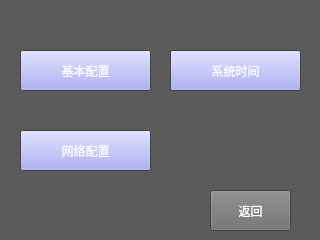
<?xml version="1.0" encoding="UTF-8"?>
<ui version="4.0">
 <class>Advancedsetup</class>
 <widget class="QWidget" name="Advancedsetup">
  <property name="geometry">
   <rect>
    <x>0</x>
    <y>0</y>
    <width>320</width>
    <height>240</height>
   </rect>
  </property>
  <property name="palette">
   <palette>
    <active>
     <colorrole role="Base">
      <brush brushstyle="SolidPattern">
       <color alpha="255">
        <red>255</red>
        <green>255</green>
        <blue>255</blue>
       </color>
      </brush>
     </colorrole>
     <colorrole role="Window">
      <brush brushstyle="SolidPattern">
       <color alpha="255">
        <red>91</red>
        <green>91</green>
        <blue>91</blue>
       </color>
      </brush>
     </colorrole>
    </active>
    <inactive>
     <colorrole role="Base">
      <brush brushstyle="SolidPattern">
       <color alpha="255">
        <red>255</red>
        <green>255</green>
        <blue>255</blue>
       </color>
      </brush>
     </colorrole>
     <colorrole role="Window">
      <brush brushstyle="SolidPattern">
       <color alpha="255">
        <red>91</red>
        <green>91</green>
        <blue>91</blue>
       </color>
      </brush>
     </colorrole>
    </inactive>
    <disabled>
     <colorrole role="Base">
      <brush brushstyle="SolidPattern">
       <color alpha="255">
        <red>91</red>
        <green>91</green>
        <blue>91</blue>
       </color>
      </brush>
     </colorrole>
     <colorrole role="Window">
      <brush brushstyle="SolidPattern">
       <color alpha="255">
        <red>91</red>
        <green>91</green>
        <blue>91</blue>
       </color>
      </brush>
     </colorrole>
    </disabled>
   </palette>
  </property>
  <property name="windowTitle">
   <string>Form</string>
  </property>
  <widget class="QPushButton" name="basesetbnz">
   <property name="geometry">
    <rect>
     <x>20</x>
     <y>50</y>
     <width>131</width>
     <height>41</height>
    </rect>
   </property>
   <property name="palette">
    <palette>
     <active>
      <colorrole role="Button">
       <brush brushstyle="SolidPattern">
        <color alpha="255">
         <red>154</red>
         <green>156</green>
         <blue>240</blue>
        </color>
       </brush>
      </colorrole>
      <colorrole role="ButtonText">
       <brush brushstyle="SolidPattern">
        <color alpha="255">
         <red>255</red>
         <green>255</green>
         <blue>255</blue>
        </color>
       </brush>
      </colorrole>
     </active>
     <inactive>
      <colorrole role="Button">
       <brush brushstyle="SolidPattern">
        <color alpha="255">
         <red>154</red>
         <green>156</green>
         <blue>240</blue>
        </color>
       </brush>
      </colorrole>
      <colorrole role="ButtonText">
       <brush brushstyle="SolidPattern">
        <color alpha="255">
         <red>255</red>
         <green>255</green>
         <blue>255</blue>
        </color>
       </brush>
      </colorrole>
     </inactive>
     <disabled>
      <colorrole role="Button">
       <brush brushstyle="SolidPattern">
        <color alpha="255">
         <red>154</red>
         <green>156</green>
         <blue>240</blue>
        </color>
       </brush>
      </colorrole>
      <colorrole role="ButtonText">
       <brush brushstyle="SolidPattern">
        <color alpha="255">
         <red>120</red>
         <green>120</green>
         <blue>120</blue>
        </color>
       </brush>
      </colorrole>
     </disabled>
    </palette>
   </property>
   <property name="text">
    <string>基本配置</string>
   </property>
  </widget>
  <widget class="QPushButton" name="systemtimebnz">
   <property name="geometry">
    <rect>
     <x>170</x>
     <y>50</y>
     <width>131</width>
     <height>41</height>
    </rect>
   </property>
   <property name="palette">
    <palette>
     <active>
      <colorrole role="Button">
       <brush brushstyle="SolidPattern">
        <color alpha="255">
         <red>154</red>
         <green>156</green>
         <blue>240</blue>
        </color>
       </brush>
      </colorrole>
      <colorrole role="ButtonText">
       <brush brushstyle="SolidPattern">
        <color alpha="255">
         <red>255</red>
         <green>255</green>
         <blue>255</blue>
        </color>
       </brush>
      </colorrole>
     </active>
     <inactive>
      <colorrole role="Button">
       <brush brushstyle="SolidPattern">
        <color alpha="255">
         <red>154</red>
         <green>156</green>
         <blue>240</blue>
        </color>
       </brush>
      </colorrole>
      <colorrole role="ButtonText">
       <brush brushstyle="SolidPattern">
        <color alpha="255">
         <red>255</red>
         <green>255</green>
         <blue>255</blue>
        </color>
       </brush>
      </colorrole>
     </inactive>
     <disabled>
      <colorrole role="Button">
       <brush brushstyle="SolidPattern">
        <color alpha="255">
         <red>154</red>
         <green>156</green>
         <blue>240</blue>
        </color>
       </brush>
      </colorrole>
      <colorrole role="ButtonText">
       <brush brushstyle="SolidPattern">
        <color alpha="255">
         <red>120</red>
         <green>120</green>
         <blue>120</blue>
        </color>
       </brush>
      </colorrole>
     </disabled>
    </palette>
   </property>
   <property name="text">
    <string>系统时间</string>
   </property>
  </widget>
  <widget class="QPushButton" name="networkbnz">
   <property name="geometry">
    <rect>
     <x>20</x>
     <y>130</y>
     <width>131</width>
     <height>41</height>
    </rect>
   </property>
   <property name="palette">
    <palette>
     <active>
      <colorrole role="Button">
       <brush brushstyle="SolidPattern">
        <color alpha="255">
         <red>154</red>
         <green>156</green>
         <blue>240</blue>
        </color>
       </brush>
      </colorrole>
      <colorrole role="ButtonText">
       <brush brushstyle="SolidPattern">
        <color alpha="255">
         <red>255</red>
         <green>255</green>
         <blue>255</blue>
        </color>
       </brush>
      </colorrole>
     </active>
     <inactive>
      <colorrole role="Button">
       <brush brushstyle="SolidPattern">
        <color alpha="255">
         <red>154</red>
         <green>156</green>
         <blue>240</blue>
        </color>
       </brush>
      </colorrole>
      <colorrole role="ButtonText">
       <brush brushstyle="SolidPattern">
        <color alpha="255">
         <red>255</red>
         <green>255</green>
         <blue>255</blue>
        </color>
       </brush>
      </colorrole>
     </inactive>
     <disabled>
      <colorrole role="Button">
       <brush brushstyle="SolidPattern">
        <color alpha="255">
         <red>154</red>
         <green>156</green>
         <blue>240</blue>
        </color>
       </brush>
      </colorrole>
      <colorrole role="ButtonText">
       <brush brushstyle="SolidPattern">
        <color alpha="255">
         <red>120</red>
         <green>120</green>
         <blue>120</blue>
        </color>
       </brush>
      </colorrole>
     </disabled>
    </palette>
   </property>
   <property name="text">
    <string>网络配置</string>
   </property>
  </widget>
  <widget class="QPushButton" name="advicesetreturnbnz">
   <property name="geometry">
    <rect>
     <x>210</x>
     <y>190</y>
     <width>81</width>
     <height>41</height>
    </rect>
   </property>
   <property name="palette">
    <palette>
     <active>
      <colorrole role="Button">
       <brush brushstyle="SolidPattern">
        <color alpha="255">
         <red>111</red>
         <green>111</green>
         <blue>111</blue>
        </color>
       </brush>
      </colorrole>
      <colorrole role="ButtonText">
       <brush brushstyle="SolidPattern">
        <color alpha="255">
         <red>255</red>
         <green>255</green>
         <blue>255</blue>
        </color>
       </brush>
      </colorrole>
     </active>
     <inactive>
      <colorrole role="Button">
       <brush brushstyle="SolidPattern">
        <color alpha="255">
         <red>111</red>
         <green>111</green>
         <blue>111</blue>
        </color>
       </brush>
      </colorrole>
      <colorrole role="ButtonText">
       <brush brushstyle="SolidPattern">
        <color alpha="255">
         <red>255</red>
         <green>255</green>
         <blue>255</blue>
        </color>
       </brush>
      </colorrole>
     </inactive>
     <disabled>
      <colorrole role="Button">
       <brush brushstyle="SolidPattern">
        <color alpha="255">
         <red>111</red>
         <green>111</green>
         <blue>111</blue>
        </color>
       </brush>
      </colorrole>
      <colorrole role="ButtonText">
       <brush brushstyle="SolidPattern">
        <color alpha="255">
         <red>120</red>
         <green>120</green>
         <blue>120</blue>
        </color>
       </brush>
      </colorrole>
     </disabled>
    </palette>
   </property>
   <property name="text">
    <string>返回</string>
   </property>
  </widget>
 </widget>
 <resources/>
 <connections/>
</ui>
